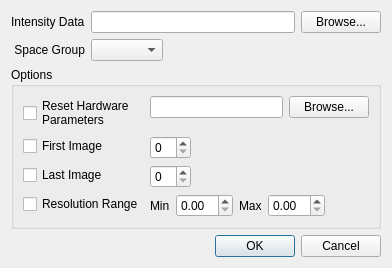
<?xml version="1.0" encoding="UTF-8"?>
<ui version="4.0">
 <class>IntegrateDialog</class>
 <widget class="QDialog" name="IntegrateDialog">
  <property name="geometry">
   <rect>
    <x>0</x>
    <y>0</y>
    <width>392</width>
    <height>256</height>
   </rect>
  </property>
  <property name="windowTitle">
   <string>Integrate</string>
  </property>
  <layout class="QGridLayout" name="gridLayout">
   <item row="0" column="0">
    <widget class="QLabel" name="label_4">
     <property name="text">
      <string>Intensity Data</string>
     </property>
    </widget>
   </item>
   <item row="0" column="1">
    <layout class="QHBoxLayout" name="horizontalLayout_5">
     <item>
      <widget class="QLineEdit" name="intensityData"/>
     </item>
     <item>
      <widget class="QPushButton" name="intensityDataBrowse">
       <property name="text">
        <string>Browse...</string>
       </property>
      </widget>
     </item>
    </layout>
   </item>
   <item row="1" column="0">
    <widget class="QLabel" name="label">
     <property name="text">
      <string>Space Group</string>
     </property>
     <property name="alignment">
      <set>Qt::AlignRight|Qt::AlignTrailing|Qt::AlignVCenter</set>
     </property>
    </widget>
   </item>
   <item row="1" column="1">
    <layout class="QHBoxLayout" name="horizontalLayout">
     <item>
      <widget class="QComboBox" name="spaceGroupComboBox"/>
     </item>
     <item>
      <spacer name="horizontalSpacer_4">
       <property name="orientation">
        <enum>Qt::Horizontal</enum>
       </property>
       <property name="sizeHint" stdset="0">
        <size>
         <width>228</width>
         <height>20</height>
        </size>
       </property>
      </spacer>
     </item>
    </layout>
   </item>
   <item row="2" column="0" colspan="2">
    <widget class="QGroupBox" name="groupBox">
     <property name="title">
      <string>Options</string>
     </property>
     <layout class="QFormLayout" name="formLayout_2">
      <item row="0" column="0">
       <widget class="QCheckBox" name="resetHardwareParametersCheckBox">
        <property name="text">
         <string>Reset Hardware
Parameters</string>
        </property>
       </widget>
      </item>
      <item row="0" column="1">
       <layout class="QHBoxLayout" name="horizontalLayout_6">
        <item>
         <widget class="QLineEdit" name="hardwareParametersLineEdit"/>
        </item>
        <item>
         <widget class="QPushButton" name="hardwareParametersPushButton">
          <property name="text">
           <string>Browse...</string>
          </property>
         </widget>
        </item>
       </layout>
      </item>
      <item row="1" column="0">
       <widget class="QCheckBox" name="firstImageCheckBox">
        <property name="text">
         <string>First Image</string>
        </property>
       </widget>
      </item>
      <item row="1" column="1">
       <layout class="QHBoxLayout" name="horizontalLayout_3">
        <item>
         <widget class="QSpinBox" name="firstImageSpinBox"/>
        </item>
        <item>
         <spacer name="horizontalSpacer">
          <property name="orientation">
           <enum>Qt::Horizontal</enum>
          </property>
          <property name="sizeHint" stdset="0">
           <size>
            <width>40</width>
            <height>20</height>
           </size>
          </property>
         </spacer>
        </item>
       </layout>
      </item>
      <item row="2" column="0">
       <widget class="QCheckBox" name="lastImageCheckBox">
        <property name="text">
         <string>Last Image</string>
        </property>
       </widget>
      </item>
      <item row="2" column="1">
       <layout class="QHBoxLayout" name="horizontalLayout_4">
        <item>
         <widget class="QSpinBox" name="lastImageSpinBox"/>
        </item>
        <item>
         <spacer name="horizontalSpacer_2">
          <property name="orientation">
           <enum>Qt::Horizontal</enum>
          </property>
          <property name="sizeHint" stdset="0">
           <size>
            <width>40</width>
            <height>20</height>
           </size>
          </property>
         </spacer>
        </item>
       </layout>
      </item>
      <item row="3" column="0">
       <widget class="QCheckBox" name="resolutionRangeCheckBox">
        <property name="text">
         <string>Resolution Range</string>
        </property>
       </widget>
      </item>
      <item row="3" column="1">
       <layout class="QHBoxLayout" name="horizontalLayout_2">
        <item>
         <widget class="QLabel" name="label_2">
          <property name="text">
           <string>Min</string>
          </property>
         </widget>
        </item>
        <item>
         <widget class="QDoubleSpinBox" name="minResSpinBox"/>
        </item>
        <item>
         <widget class="QLabel" name="label_3">
          <property name="text">
           <string>Max</string>
          </property>
         </widget>
        </item>
        <item>
         <widget class="QDoubleSpinBox" name="maxResSpinBox"/>
        </item>
        <item>
         <spacer name="horizontalSpacer_3">
          <property name="orientation">
           <enum>Qt::Horizontal</enum>
          </property>
          <property name="sizeHint" stdset="0">
           <size>
            <width>40</width>
            <height>20</height>
           </size>
          </property>
         </spacer>
        </item>
       </layout>
      </item>
     </layout>
    </widget>
   </item>
   <item row="3" column="0" colspan="2">
    <widget class="QDialogButtonBox" name="buttonBox">
     <property name="orientation">
      <enum>Qt::Horizontal</enum>
     </property>
     <property name="standardButtons">
      <set>QDialogButtonBox::Cancel|QDialogButtonBox::Ok</set>
     </property>
    </widget>
   </item>
  </layout>
 </widget>
 <tabstops>
  <tabstop>buttonBox</tabstop>
  <tabstop>resetHardwareParametersCheckBox</tabstop>
  <tabstop>hardwareParametersLineEdit</tabstop>
  <tabstop>hardwareParametersPushButton</tabstop>
  <tabstop>firstImageCheckBox</tabstop>
  <tabstop>firstImageSpinBox</tabstop>
  <tabstop>lastImageCheckBox</tabstop>
  <tabstop>lastImageSpinBox</tabstop>
  <tabstop>resolutionRangeCheckBox</tabstop>
  <tabstop>minResSpinBox</tabstop>
  <tabstop>maxResSpinBox</tabstop>
 </tabstops>
 <resources/>
 <connections>
  <connection>
   <sender>buttonBox</sender>
   <signal>accepted()</signal>
   <receiver>IntegrateDialog</receiver>
   <slot>accept()</slot>
   <hints>
    <hint type="sourcelabel">
     <x>254</x>
     <y>364</y>
    </hint>
    <hint type="destinationlabel">
     <x>157</x>
     <y>274</y>
    </hint>
   </hints>
  </connection>
  <connection>
   <sender>buttonBox</sender>
   <signal>rejected()</signal>
   <receiver>IntegrateDialog</receiver>
   <slot>reject()</slot>
   <hints>
    <hint type="sourcelabel">
     <x>322</x>
     <y>364</y>
    </hint>
    <hint type="destinationlabel">
     <x>286</x>
     <y>274</y>
    </hint>
   </hints>
  </connection>
 </connections>
</ui>
